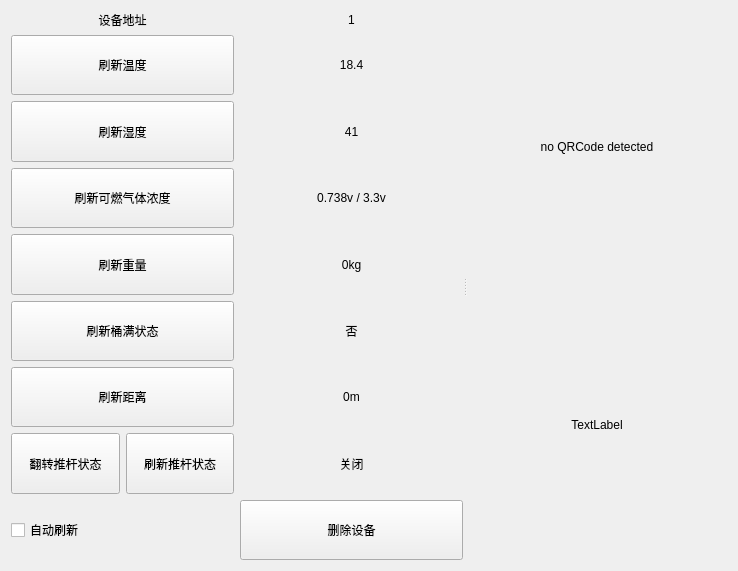
<?xml version="1.0" encoding="UTF-8"?>
<ui version="4.0">
 <class>DeviceForm</class>
 <widget class="QWidget" name="DeviceForm">
  <property name="geometry">
   <rect>
    <x>0</x>
    <y>0</y>
    <width>738</width>
    <height>571</height>
   </rect>
  </property>
  <property name="windowTitle">
   <string>Form</string>
  </property>
  <layout class="QGridLayout" name="gridLayout">
   <item row="0" column="0">
    <widget class="QSplitter" name="splitter">
     <property name="orientation">
      <enum>Qt::Horizontal</enum>
     </property>
     <widget class="QWidget" name="layoutWidget">
      <layout class="QVBoxLayout" name="verticalLayout">
       <item>
        <layout class="QHBoxLayout" name="horizontalLayout_3">
         <item>
          <widget class="QLabel" name="label">
           <property name="sizePolicy">
            <sizepolicy hsizetype="Preferred" vsizetype="Fixed">
             <horstretch>0</horstretch>
             <verstretch>0</verstretch>
            </sizepolicy>
           </property>
           <property name="text">
            <string>设备地址</string>
           </property>
           <property name="alignment">
            <set>Qt::AlignCenter</set>
           </property>
          </widget>
         </item>
         <item>
          <widget class="QLabel" name="labelSlaveAddress">
           <property name="sizePolicy">
            <sizepolicy hsizetype="Preferred" vsizetype="Fixed">
             <horstretch>0</horstretch>
             <verstretch>0</verstretch>
            </sizepolicy>
           </property>
           <property name="text">
            <string>1</string>
           </property>
           <property name="alignment">
            <set>Qt::AlignCenter</set>
           </property>
          </widget>
         </item>
        </layout>
       </item>
       <item>
        <layout class="QHBoxLayout" name="horizontalLayout">
         <item>
          <widget class="QPushButton" name="pushButtonTemreature">
           <property name="sizePolicy">
            <sizepolicy hsizetype="Minimum" vsizetype="Preferred">
             <horstretch>0</horstretch>
             <verstretch>0</verstretch>
            </sizepolicy>
           </property>
           <property name="text">
            <string>刷新温度</string>
           </property>
          </widget>
         </item>
         <item>
          <widget class="QLabel" name="labelTempreature">
           <property name="text">
            <string>18.4</string>
           </property>
           <property name="textFormat">
            <enum>Qt::MarkdownText</enum>
           </property>
           <property name="alignment">
            <set>Qt::AlignCenter</set>
           </property>
          </widget>
         </item>
        </layout>
       </item>
       <item>
        <layout class="QHBoxLayout" name="horizontalLayout_5">
         <item>
          <widget class="QPushButton" name="pushButtonHumidity">
           <property name="sizePolicy">
            <sizepolicy hsizetype="Minimum" vsizetype="Preferred">
             <horstretch>0</horstretch>
             <verstretch>0</verstretch>
            </sizepolicy>
           </property>
           <property name="text">
            <string>刷新湿度</string>
           </property>
          </widget>
         </item>
         <item>
          <widget class="QLabel" name="labelHumidity">
           <property name="text">
            <string>41</string>
           </property>
           <property name="textFormat">
            <enum>Qt::MarkdownText</enum>
           </property>
           <property name="alignment">
            <set>Qt::AlignCenter</set>
           </property>
          </widget>
         </item>
        </layout>
       </item>
       <item>
        <layout class="QHBoxLayout" name="horizontalLayout_7">
         <item>
          <widget class="QPushButton" name="pushButtonGas">
           <property name="sizePolicy">
            <sizepolicy hsizetype="Minimum" vsizetype="Preferred">
             <horstretch>0</horstretch>
             <verstretch>0</verstretch>
            </sizepolicy>
           </property>
           <property name="text">
            <string>刷新可燃气体浓度</string>
           </property>
          </widget>
         </item>
         <item>
          <widget class="QLabel" name="labelGas">
           <property name="text">
            <string>0.738v / 3.3v</string>
           </property>
           <property name="textFormat">
            <enum>Qt::MarkdownText</enum>
           </property>
           <property name="alignment">
            <set>Qt::AlignCenter</set>
           </property>
          </widget>
         </item>
        </layout>
       </item>
       <item>
        <layout class="QHBoxLayout" name="horizontalLayout_8">
         <item>
          <widget class="QPushButton" name="pushButtonWeight">
           <property name="sizePolicy">
            <sizepolicy hsizetype="Minimum" vsizetype="Preferred">
             <horstretch>0</horstretch>
             <verstretch>0</verstretch>
            </sizepolicy>
           </property>
           <property name="text">
            <string>刷新重量</string>
           </property>
          </widget>
         </item>
         <item>
          <widget class="QLabel" name="labelWeight">
           <property name="text">
            <string>0kg</string>
           </property>
           <property name="textFormat">
            <enum>Qt::MarkdownText</enum>
           </property>
           <property name="alignment">
            <set>Qt::AlignCenter</set>
           </property>
          </widget>
         </item>
        </layout>
       </item>
       <item>
        <layout class="QHBoxLayout" name="horizontalLayout_6">
         <item>
          <widget class="QPushButton" name="pushButtonFullStatus">
           <property name="sizePolicy">
            <sizepolicy hsizetype="Preferred" vsizetype="Preferred">
             <horstretch>0</horstretch>
             <verstretch>0</verstretch>
            </sizepolicy>
           </property>
           <property name="text">
            <string>刷新桶满状态</string>
           </property>
          </widget>
         </item>
         <item>
          <widget class="QLabel" name="labelFullStatus">
           <property name="text">
            <string>否</string>
           </property>
           <property name="alignment">
            <set>Qt::AlignCenter</set>
           </property>
          </widget>
         </item>
        </layout>
       </item>
       <item>
        <layout class="QHBoxLayout" name="horizontalLayout_10">
         <item>
          <widget class="QPushButton" name="pushButtonDistance">
           <property name="sizePolicy">
            <sizepolicy hsizetype="Preferred" vsizetype="Preferred">
             <horstretch>0</horstretch>
             <verstretch>0</verstretch>
            </sizepolicy>
           </property>
           <property name="text">
            <string>刷新距离</string>
           </property>
          </widget>
         </item>
         <item>
          <widget class="QLabel" name="labelDistance">
           <property name="text">
            <string>0m</string>
           </property>
           <property name="alignment">
            <set>Qt::AlignCenter</set>
           </property>
          </widget>
         </item>
        </layout>
       </item>
       <item>
        <layout class="QHBoxLayout" name="horizontalLayout_9">
         <item>
          <layout class="QHBoxLayout" name="horizontalLayout_2">
           <item>
            <widget class="QPushButton" name="pushButtonTogglePutterStatus">
             <property name="sizePolicy">
              <sizepolicy hsizetype="Minimum" vsizetype="Preferred">
               <horstretch>0</horstretch>
               <verstretch>0</verstretch>
              </sizepolicy>
             </property>
             <property name="text">
              <string>翻转推杆状态</string>
             </property>
            </widget>
           </item>
           <item>
            <widget class="QPushButton" name="pushButtonReflashPutterStatus">
             <property name="sizePolicy">
              <sizepolicy hsizetype="Minimum" vsizetype="Preferred">
               <horstretch>0</horstretch>
               <verstretch>0</verstretch>
              </sizepolicy>
             </property>
             <property name="text">
              <string>刷新推杆状态</string>
             </property>
            </widget>
           </item>
          </layout>
         </item>
         <item>
          <widget class="QLabel" name="labelPutterStatus">
           <property name="sizePolicy">
            <sizepolicy hsizetype="Preferred" vsizetype="Preferred">
             <horstretch>0</horstretch>
             <verstretch>0</verstretch>
            </sizepolicy>
           </property>
           <property name="text">
            <string>关闭</string>
           </property>
           <property name="alignment">
            <set>Qt::AlignCenter</set>
           </property>
          </widget>
         </item>
        </layout>
       </item>
       <item>
        <layout class="QHBoxLayout" name="horizontalLayout_4">
         <item>
          <widget class="QCheckBox" name="checkBoxAutoReflash">
           <property name="sizePolicy">
            <sizepolicy hsizetype="Minimum" vsizetype="Preferred">
             <horstretch>0</horstretch>
             <verstretch>0</verstretch>
            </sizepolicy>
           </property>
           <property name="text">
            <string>自动刷新</string>
           </property>
          </widget>
         </item>
         <item>
          <widget class="QPushButton" name="pushButtonDeleteDevice">
           <property name="sizePolicy">
            <sizepolicy hsizetype="Minimum" vsizetype="Preferred">
             <horstretch>0</horstretch>
             <verstretch>0</verstretch>
            </sizepolicy>
           </property>
           <property name="text">
            <string>删除设备</string>
           </property>
          </widget>
         </item>
        </layout>
       </item>
      </layout>
     </widget>
     <widget class="QWidget" name="layoutWidget">
      <layout class="QVBoxLayout" name="verticalLayout_2">
       <item>
        <widget class="QLabel" name="labelQRCode">
         <property name="text">
          <string>no QRCode detected</string>
         </property>
         <property name="alignment">
          <set>Qt::AlignCenter</set>
         </property>
        </widget>
       </item>
       <item>
        <widget class="QLabel" name="labelUserInfo">
         <property name="text">
          <string>TextLabel</string>
         </property>
         <property name="alignment">
          <set>Qt::AlignCenter</set>
         </property>
        </widget>
       </item>
      </layout>
     </widget>
    </widget>
   </item>
  </layout>
 </widget>
 <resources/>
 <connections/>
</ui>
